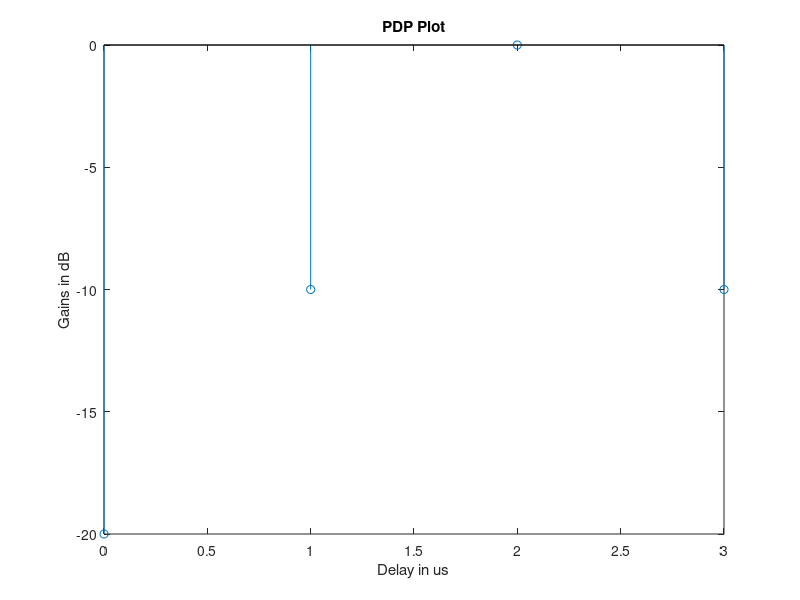

This figure's MATLAB source:
clear all;
close all;
clc; 

L=4;
Delay=[0,1,2,3]; 
Gains=[-20,-10,0,-10]; 

Gains_linear=10.^(Gains./10); 
Delay_spread=max(Delay)-min(Delay); 
disp("Delay Spread = ");
disp(Delay_spread);

Summ=sum(Delay.*Gains_linear);
gains_sum=sum(Gains_linear); 
Mean_Delay=Summ/gains_sum; 
disp("Mean Delay = ");
disp(Mean_Delay);

square_root_gains=sqrt(gains_sum); 
for i=1:5
new_array_delay=(Delay-Mean_Delay).^2; 
end
square_num=sqrt(sum(new_array_delay.*Gains_linear));
RMS=square_num/square_root_gains; 
disp("RMS Delay = ");
disp(RMS);

figure;
stem(Delay,Gains);
xlabel("Delay in us");
ylabel("Gains in dB"); 
title("PDP Plot");